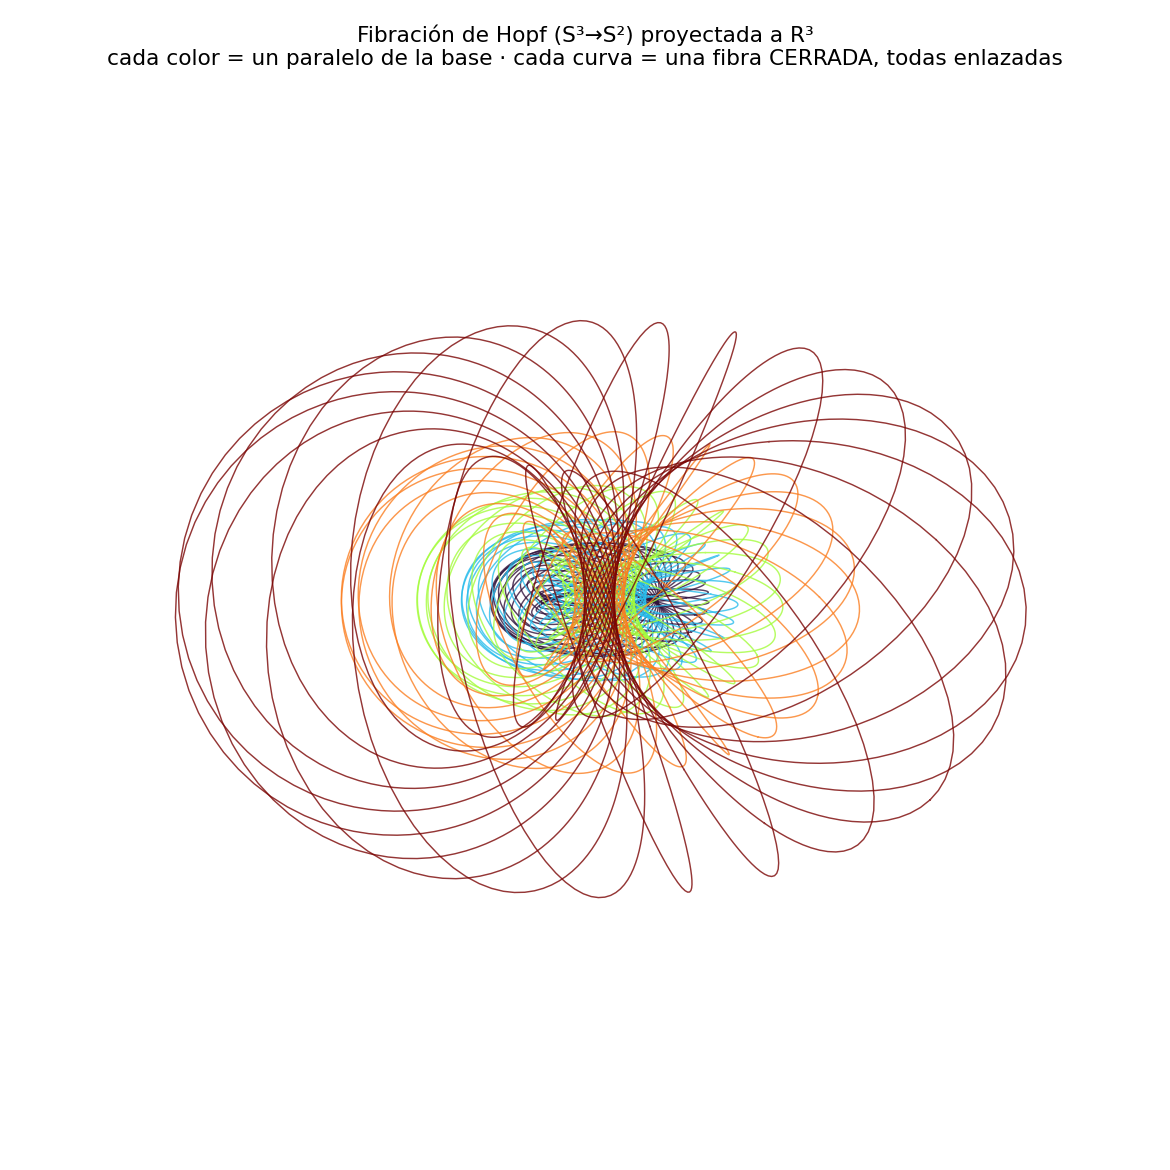

The script that saved this image:
"""
Fibración de Hopf: S³ ⊂ R⁴ se llena de círculos cerrados y enlazados, cada uno
sobre un punto de la base S². Aquí proyectamos estereográficamente S³ -> R³ para
verlos. Las fibras sobre un paralelo de S² forman un toro anidado (círculos de
Villarceau); todas están enlazadas entre sí (enlace de Hopf, Lk=1).
"""

import numpy as np
import matplotlib.pyplot as plt


def hopf_fiber(theta, phi, n=300):
    """Círculo de Hopf (en R⁴) sobre el punto de base (theta, phi), parametrizado por psi."""
    psi = np.linspace(0, 2 * np.pi, n)
    a = np.cos(theta / 2) * np.cos(psi)
    b = np.cos(theta / 2) * np.sin(psi)
    c = np.sin(theta / 2) * np.cos(phi + psi)
    d = np.sin(theta / 2) * np.sin(phi + psi)
    return a, b, c, d


def stereo(a, b, c, d):
    """Proyección estereográfica S³ -> R³ desde el polo (0,0,0,1)."""
    denom = 1.0 - d
    denom = np.where(np.abs(denom) < 1e-6, 1e-6, denom)
    return a / denom, b / denom, c / denom


def main():
    fig = plt.figure(figsize=(9, 9))
    ax = fig.add_subplot(111, projection="3d")

    # varios paralelos de la base S² (cada theta = un toro anidado)
    thetas = [0.62, 1.05, 1.5, 1.95, 2.4]
    cmap = plt.get_cmap("turbo")
    n_fibers = 22

    for ti, theta in enumerate(thetas):
        color = cmap(ti / (len(thetas) - 1))
        for phi in np.linspace(0, 2 * np.pi, n_fibers, endpoint=False):
            X, Y, Z = stereo(*hopf_fiber(theta, phi))
            # recortar tramos que se van al infinito cerca del polo
            R = np.sqrt(X**2 + Y**2 + Z**2)
            X[R > 8] = np.nan
            ax.plot(X, Y, Z, color=color, lw=0.8, alpha=0.8)

    ax.set_title("Fibración de Hopf (S³→S²) proyectada a R³\n"
                 "cada color = un paralelo de la base · cada curva = una fibra CERRADA, todas enlazadas")
    lim = 4
    ax.set_xlim(-lim, lim); ax.set_ylim(-lim, lim); ax.set_zlim(-lim, lim)
    ax.set_box_aspect((1, 1, 1))
    ax.set_axis_off()
    ax.view_init(elev=22, azim=-60)
    fig.tight_layout()
    fig.savefig("hopf_fibration.png", dpi=130)
    print("Guardado: hopf_fibration.png")


if __name__ == "__main__":
    main()
